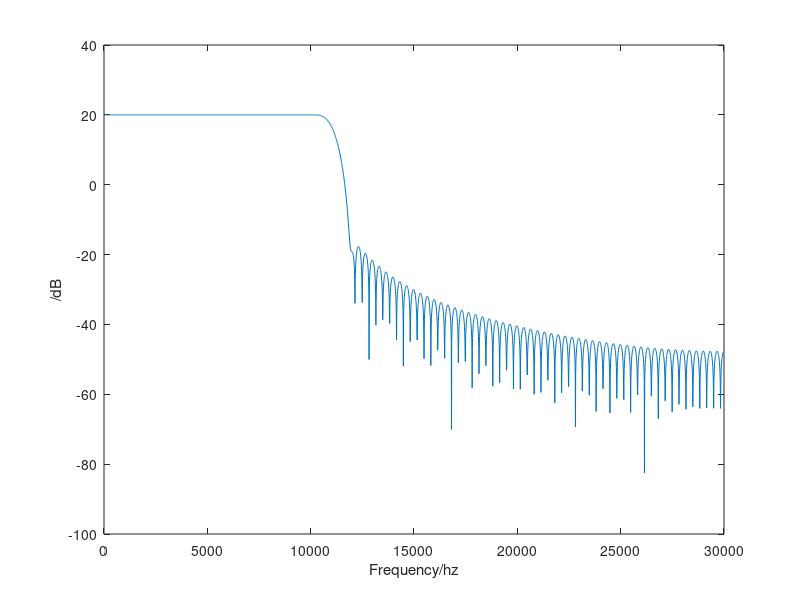
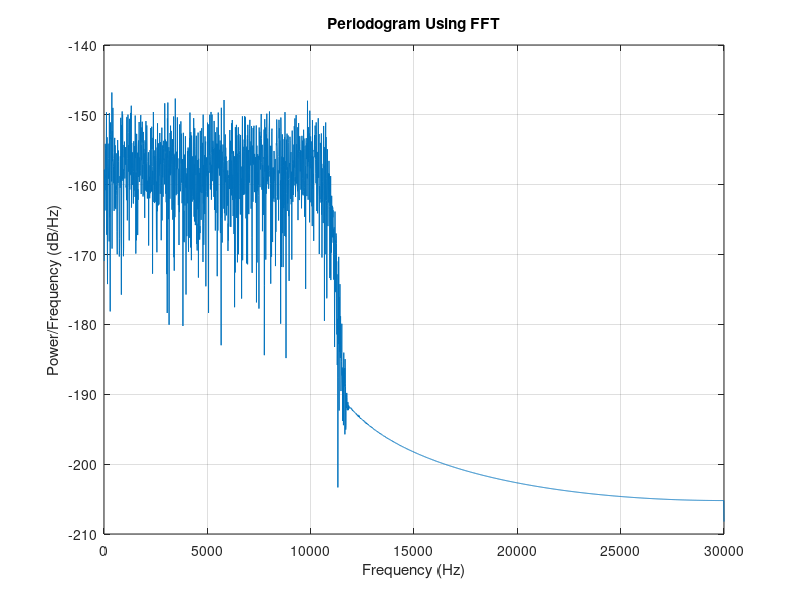

Write MATLAB code to recreate these figures, in order.
function [sigma p]=Q02
k=1.380000000000000e-23;
f=3.1623;
t=300;
n0=k*t*f;%we have power density of noise here
sigma=sqrt(n0);%sigma is the Square root of power density

fs=60000;%sampling frequency
wp=10000/fs*2*pi;% pass band in angle
ws=12000/fs*2*pi;% stop band in angle
wt = ws - wp;%trans band of window
N = ceil(12*pi/wt);% level of window
wc = (ws+wp)/2;
h = 100*fir1(N,wc/pi,blackman(N+1));% i use the blackman window in creat a filter. it can't reach 50db at 12khz but it is best i can find
N1=fs/10;%window size of fft with resolution of 10hz
hdft = fft(h,N1);% fouier transform
hdft = hdft(1:N1/2+1);% show the half part of filter 
freq = fs/2/length(hdft):fs/2/length(hdft):fs/2% the X axis of filter spectrum

figure('name','Q021');
title('Filter window')
plot(freq,10*log10(abs(hdft))); 
xlabel('Frequency/hz') ;
ylabel('/dB') ;

v = randn(100000,1) .* sigma;% produce the noise
y=filter(h,1,v);% filter the noise
N1=fs/10;%window size of fft with resolution of 10hz
ydft = fft(y,N1);% fouier transform
ydft = ydft(1:N1/2+1);
psdy = (1/(N1)) * abs(ydft).^2;% do the power density
psdy(2:end-1) = 2*psdy(2:end-1);
freq = fs/2/length(psdy):fs/2/length(psdy):fs/2% the X axis of filter spectrum

figure('name','Q022');
plot(freq,10*log10(psdy))
grid on
title('Periodogram Using FFT')
xlabel('Frequency (Hz)')
ylabel('Power/Frequency (dB/Hz)');

p=sum(abs(y).^2);

end
